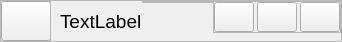
     <widget class="QFrame" name="Top_Bar">
      <property name="maximumSize">
       <size>
        <width>16777215</width>
        <height>40</height>
       </size>
      </property>
      <property name="styleSheet">
       <string notr="true"/>
      </property>
      <property name="frameShape">
       <enum>QFrame::NoFrame</enum>
      </property>
      <property name="frameShadow">
       <enum>QFrame::Raised</enum>
      </property>
      <layout class="QHBoxLayout" name="horizontalLayout">
       <property name="spacing">
        <number>0</number>
       </property>
       <property name="leftMargin">
        <number>0</number>
       </property>
       <property name="topMargin">
        <number>0</number>
       </property>
       <property name="rightMargin">
        <number>0</number>
       </property>
       <property name="bottomMargin">
        <number>0</number>
       </property>
       <item>
        <widget class="QFrame" name="frame_toggle">
         <property name="maximumSize">
          <size>
           <width>50</width>
           <height>50</height>
          </size>
         </property>
         <property name="styleSheet">
          <string notr="true"/>
         </property>
         <property name="frameShape">
          <enum>QFrame::StyledPanel</enum>
         </property>
         <property name="frameShadow">
          <enum>QFrame::Raised</enum>
         </property>
         <layout class="QVBoxLayout" name="verticalLayout_2">
          <property name="spacing">
           <number>0</number>
          </property>
          <property name="leftMargin">
           <number>0</number>
          </property>
          <property name="topMargin">
           <number>0</number>
          </property>
          <property name="rightMargin">
           <number>0</number>
          </property>
          <property name="bottomMargin">
           <number>0</number>
          </property>
          <item>
           <widget class="QPushButton" name="btn_menu">
            <property name="sizePolicy">
             <sizepolicy hsizetype="Expanding" vsizetype="Expanding">
              <horstretch>0</horstretch>
              <verstretch>0</verstretch>
             </sizepolicy>
            </property>
            <property name="minimumSize">
             <size>
              <width>50</width>
              <height>40</height>
             </size>
            </property>
            <property name="font">
             <font>
              <family>Segoe UI</family>
              <pointsize>12</pointsize>
              <weight>50</weight>
              <italic>false</italic>
              <bold>false</bold>
             </font>
            </property>
            <property name="cursor">
             <cursorShape>PointingHandCursor</cursorShape>
            </property>
            <property name="styleSheet">
             <string notr="true"/>
            </property>
            <property name="text">
             <string/>
            </property>
            <property name="icon">
             <iconset resource="icons.qrc">
              <normaloff>:/icons/icons/menu.svg</normaloff>:/icons/icons/menu.svg</iconset>
            </property>
            <property name="iconSize">
             <size>
              <width>30</width>
              <height>30</height>
             </size>
            </property>
           </widget>
          </item>
         </layout>
        </widget>
       </item>
       <item>
        <widget class="QFrame" name="frame_top">
         <property name="styleSheet">
          <string notr="true"/>
         </property>
         <property name="frameShape">
          <enum>QFrame::StyledPanel</enum>
         </property>
         <property name="frameShadow">
          <enum>QFrame::Raised</enum>
         </property>
         <layout class="QHBoxLayout" name="horizontalLayout_4">
          <property name="spacing">
           <number>0</number>
          </property>
          <property name="leftMargin">
           <number>9</number>
          </property>
          <property name="topMargin">
           <number>0</number>
          </property>
          <property name="rightMargin">
           <number>0</number>
          </property>
          <property name="bottomMargin">
           <number>0</number>
          </property>
          <item alignment="Qt::AlignLeft">
           <widget class="QLabel" name="label_page_name">
            <property name="font">
             <font>
              <family>Segoe UI</family>
              <pointsize>14</pointsize>
             </font>
            </property>
            <property name="text">
             <string>TextLabel</string>
            </property>
           </widget>
          </item>
          <item alignment="Qt::AlignHCenter|Qt::AlignTop">
           <widget class="QFrame" name="frame_notification">
            <property name="minimumSize">
             <size>
              <width>0</width>
              <height>0</height>
             </size>
            </property>
            <property name="frameShape">
             <enum>QFrame::StyledPanel</enum>
            </property>
            <property name="frameShadow">
             <enum>QFrame::Raised</enum>
            </property>
            <layout class="QVBoxLayout" name="verticalLayout_13">
             <property name="leftMargin">
              <number>0</number>
             </property>
             <property name="topMargin">
              <number>0</number>
             </property>
             <property name="rightMargin">
              <number>0</number>
             </property>
             <property name="bottomMargin">
              <number>0</number>
             </property>
             <item>
              <widget class="QLabel" name="label_pop_up">
               <property name="sizePolicy">
                <sizepolicy hsizetype="Preferred" vsizetype="Ignored">
                 <horstretch>0</horstretch>
                 <verstretch>0</verstretch>
                </sizepolicy>
               </property>
               <property name="font">
                <font>
                 <family>Segoe UI</family>
                 <pointsize>12</pointsize>
                </font>
               </property>
               <property name="text">
                <string>TextLabel</string>
               </property>
               <property name="alignment">
                <set>Qt::AlignCenter</set>
               </property>
               <property name="margin">
                <number>5</number>
               </property>
              </widget>
             </item>
            </layout>
           </widget>
          </item>
          <item alignment="Qt::AlignRight|Qt::AlignTop">
           <widget class="QFrame" name="frame_window_btns">
            <property name="styleSheet">
             <string notr="true"/>
            </property>
            <property name="frameShape">
             <enum>QFrame::StyledPanel</enum>
            </property>
            <property name="frameShadow">
             <enum>QFrame::Raised</enum>
            </property>
            <layout class="QHBoxLayout" name="horizontalLayout_5">
             <property name="spacing">
              <number>3</number>
             </property>
             <property name="leftMargin">
              <number>0</number>
             </property>
             <property name="topMargin">
              <number>0</number>
             </property>
             <property name="rightMargin">
              <number>0</number>
             </property>
             <property name="bottomMargin">
              <number>0</number>
             </property>
             <item>
              <widget class="QPushButton" name="btn_minus">
               <property name="minimumSize">
                <size>
                 <width>40</width>
                 <height>30</height>
                </size>
               </property>
               <property name="maximumSize">
                <size>
                 <width>40</width>
                 <height>30</height>
                </size>
               </property>
               <property name="text">
                <string/>
               </property>
               <property name="icon">
                <iconset resource="icons.qrc">
                 <normaloff>:/icons/icons/minus.svg</normaloff>:/icons/icons/minus.svg</iconset>
               </property>
               <property name="iconSize">
                <size>
                 <width>23</width>
                 <height>23</height>
                </size>
               </property>
              </widget>
             </item>
             <item>
              <widget class="QPushButton" name="btn_resize">
               <property name="minimumSize">
                <size>
                 <width>40</width>
                 <height>30</height>
                </size>
               </property>
               <property name="maximumSize">
                <size>
                 <width>40</width>
                 <height>30</height>
                </size>
               </property>
               <property name="text">
                <string/>
               </property>
               <property name="icon">
                <iconset resource="icons.qrc">
                 <normaloff>:/icons/icons/chevron-up.svg</normaloff>:/icons/icons/chevron-up.svg</iconset>
               </property>
               <property name="iconSize">
                <size>
                 <width>23</width>
                 <height>23</height>
                </size>
               </property>
              </widget>
             </item>
             <item>
              <widget class="QPushButton" name="btn_close">
               <property name="minimumSize">
                <size>
                 <width>40</width>
                 <height>30</height>
                </size>
               </property>
               <property name="maximumSize">
                <size>
                 <width>40</width>
                 <height>30</height>
                </size>
               </property>
               <property name="styleSheet">
                <string notr="true"/>
               </property>
               <property name="text">
                <string/>
               </property>
               <property name="icon">
                <iconset resource="icons.qrc">
                 <normaloff>:/icons/icons/x.svg</normaloff>:/icons/icons/x.svg</iconset>
               </property>
               <property name="iconSize">
                <size>
                 <width>23</width>
                 <height>23</height>
                </size>
               </property>
              </widget>
             </item>
            </layout>
           </widget>
          </item>
         </layout>
        </widget>
       </item>
      </layout>
     </widget>
